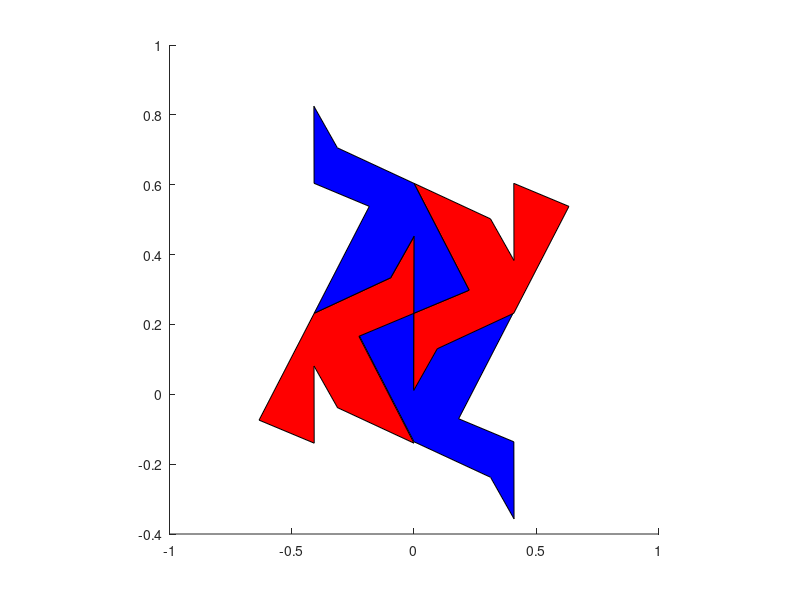
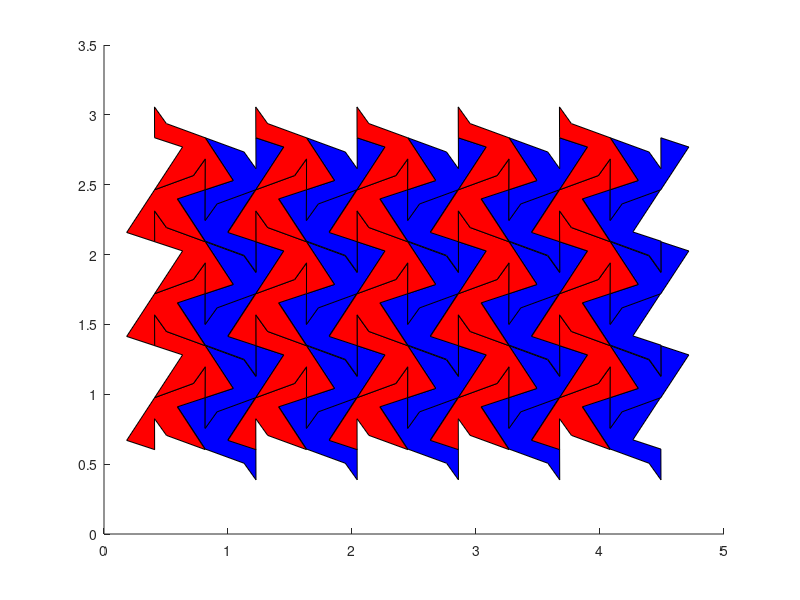

These figures' MATLAB source, in order:
%------------------------------------------------------------------------%
clc;clear;close all;
%------------------------------------------------------------------------%

x = [0.3039 0.6168 0.7128 0.7120 0.9377 0.7120 0.3989,...
    0.3028 0.3036 0.5293 0.3039];
y = [0.1960 0.2977 0.4169 0.1960 0.2620 0.5680 0.6697,...
    0.7889 0.5680 0.5020 0.1960];

n = length(x);

P = [x;y;ones(1,n)];

dx = 0.1827 + 0.6338;
dy = 0.8249 - 0.0809;

figure()
hold on;

%% 1st Tile

h = 0.7120;
k = 0.4320;
th = deg2rad(180);

% translation matrix

T = [...
     1 0 h
     0 1 k
     0 0 1];
 
% Rotation Matrix

R = [...
    cos(th) -sin(th) 0
    sin(th) cos(th) 0
    0 0 1
    ];

P1 = T*R*P;

x1 = P1(1,:);
y1 = P1(2,:);


fill(x1,y1,'b')

%% 2nd Tile

h = 0.3039;
k = -0.336;

% translation matrix

T = [...
     1 0 h
     0 1 k
     0 0 1];

% Flipping Matrix

F = [...
    -1 0
     0 1
    ];

PP = [F*P(1:2,:);ones(1,n)];
P2 = T*PP;

x2 = P2(1,:);
y2 = P2(2,:);


fill(x2,y2,'r')

%% 3rd Tile

h = -0.3039;
k = 0.8;

% translation matrix

T = [...
     1 0 h
     0 1 k
     0 0 1];

% Flipping Matrix

F = [...
    1 0
     0 -1
    ];

PP = [F*P(1:2,:);ones(1,n)];
P3 = T*PP;

x3 = P3(1,:);
y3 = P3(2,:);


fill(x3,y3,'r')


%% 4th Tile

h = -0.4084;
k = 0.3720;

% translation matrix

T = [...
     1 0 h
     0 1 k
     0 0 1];

% Flipping Matrix

F = [...
    -1 0
     0 1
    ];

PP = [F*P2(1:2,:);ones(1,n)];
P4 = T*PP;

x4 = P4(1,:);
y4 = P4(2,:);


fill(x4,y4,'b')

axis square

%------------------------------------------------------------------------%
%% Repeating the sequence

figure()
hold on

N = 5;
M = 3;

for i = 1:N
    for j = 1:M
% translation matrix

T = [...
     1 0 dx*i
     0 1 dy*j
     0 0 1];
    
 PP1 = T*P1;
 PP2 = T*P2;
 PP3 = T*P3;
 PP4 = T*P4;
 
fill(PP1(1,:),PP1(2,:),'b')
fill(PP2(1,:),PP2(2,:),'r')
fill(PP3(1,:),PP3(2,:),'b')
fill(PP4(1,:),PP4(2,:),'r')
 
 
    end
end

%------------------------------------------------------------------------%